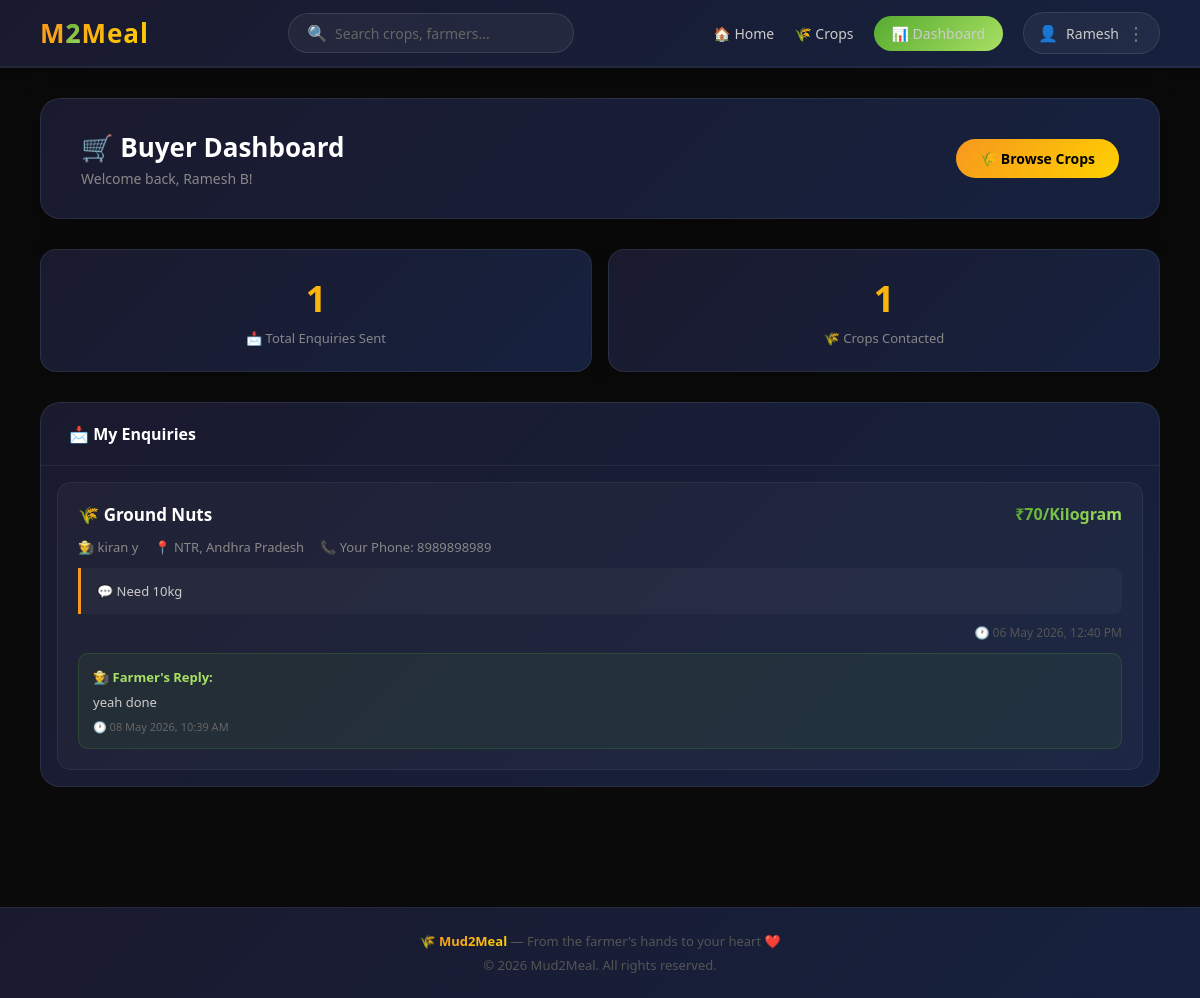
Page /buyer-dashboard/ (signed in) on the committed database.
### market/models.py (models this page shows, shortened)
class Enquiry(models.Model):
    crop    = models.ForeignKey(Crop, on_delete=models.CASCADE, related_name='enquiries')
    buyer   = models.ForeignKey(BuyerProfile, on_delete=models.CASCADE, related_name='enquiries')
    message = models.TextField()
    phone   = models.CharField(max_length=15, blank=True)
    created = models.DateTimeField(auto_now_add=True)
    is_read = models.BooleanField(default=False)
    class Meta:
        ordering            = ['-created']
        verbose_name_plural = 'Enquiries'

class Crop(models.Model):
    UNIT_CHOICES = [
        ('kg',      'Kilogram'),
        ('quintal', 'Quintal'),
        ('ton',     'Ton'),
        ('dozen',   'Dozen'),
        ('piece',   'Piece'),
    ]
    STATUS_CHOICES = [
        ('available',   'Available'),
        ('sold',        'Sold'),
        ('unavailable', 'Unavailable'),
    ]
    farmer      = models.ForeignKey(FarmerProfile, on_delete=models.CASCADE, related_name='crops')
    category    = models.ForeignKey(Category, on_delete=models.SET_NULL, null=True, related_name='crops')
    name        = models.CharField(max_length=200)
    description = models.TextField(blank=True)
    price       = models.CharField(max_length=100)
    unit        = models.CharField(max_length=20, choices=UNIT_CHOICES, default='kg')
    quantity    = models.CharField(max_length=100, blank=True)
    location    = models.CharField(max_length=200, blank=True)
    district    = models.CharField(max_length=100, blank=True)
    state       = models.CharField(max_length=100, blank=True)
    photo       = models.ImageField(upload_to='crops/', blank=True, null=True)
    status      = models.CharField(max_length=20, choices=STATUS_CHOICES, default='available')
    is_featured = models.BooleanField(default=False)
    created_at  = models.DateTimeField(auto_now_add=True)
    class Meta:
        ordering = ['-created_at']

class FarmerProfile(models.Model):
    user        = models.OneToOneField(User, on_delete=models.CASCADE, related_name='farmer')
    phone       = models.CharField(max_length=15, blank=True)
    address     = models.TextField(blank=True)
    district    = models.CharField(max_length=100, blank=True)
    state       = models.CharField(max_length=100, blank=True)
    photo       = models.ImageField(upload_to='farmers/', blank=True, null=True)
    bio         = models.TextField(blank=True)
    farm_id     = models.CharField(max_length=100, blank=True)
    specialty   = models.CharField(max_length=200, blank=True)
    is_verified = models.BooleanField(default=False)

class EnquiryReply(models.Model):
    enquiry = models.OneToOneField(
        Enquiry, on_delete=models.CASCADE, related_name='reply'
    )
    message = models.TextField()
    created = models.DateTimeField(auto_now_add=True)

### market/views.py (the view)
# urls.py: path('buyer-dashboard/',  views.buyer_dashboard,  name='buyer_dashboard'),
@login_required
def buyer_dashboard(request):
    try:
        buyer = request.user.buyer
    except:
        return redirect('/home/')
    enquiries       = Enquiry.objects.filter(buyer=buyer).order_by('-created')
    total_enquiries = enquiries.count()
    return render(request, 'market/buyer_dashboard.html', {
        'buyer'          : buyer,
        'enquiries'      : enquiries,
        'total_enquiries': total_enquiries,
    })

### market/context_processors.py (called while the page is built)
def user_role(request):
    is_farmer = False
    is_buyer  = False
    if request.user.is_authenticated:
        try:
            request.user.farmer
            is_farmer = True
        except:
            pass
        try:
            request.user.buyer
            is_buyer = True
        except:
            pass
    return {
        'is_farmer': is_farmer,
        'is_buyer' : is_buyer,
    }

### market/templates/market/buyer_dashboard.html (shortened to what this page needs)
{% extends "market/base.html" %}
{% block content %}
<div class="dashboard-header">
    <div>
        <h1>🛒 Buyer Dashboard</h1>
        <p>Welcome back, {{ request.user.get_full_name }}!</p>
    </div>
    <a href="/crops/" class="btn-browse">
        🌾 Browse Crops
    </a>
</div>
<div class="stats">
    <div class="stat-card">
        <div class="number">{{ total_enquiries }}</div>
        <div class="label">📩 Total Enquiries Sent</div>
    </div>
    <div class="stat-card">
        <div class="number">{{ enquiries|length }}</div>
        <div class="label">🌾 Crops Contacted</div>
    </div>
</div>
<div class="enquiries-wrap">
    <div class="section-header">
        📩 My Enquiries
    </div>
    {% if enquiries %}
        {% for enquiry in enquiries %}
        <div class="enquiry-card">
            <div class="enquiry-top">
                <div class="enquiry-crop-name">
                    🌾 {{ enquiry.crop.name }}
                </div>
                <div class="enquiry-price">
                    ₹{{ enquiry.crop.price }}/{{ enquiry.crop.get_unit_display }}
                </div>
            </div>
            <div class="enquiry-meta">
                <span>👨‍🌾 {{ enquiry.crop.farmer.user.get_full_name }}</span>
                <span>📍 {{ enquiry.crop.district }}, {{ enquiry.crop.state }}</span>
                <span>📞 Your Phone: {{ enquiry.phone }}</span>
            </div>
            <div class="enquiry-message">
                💬 {{ enquiry.message }}
            </div>
            <div class="enquiry-date">
                🕐 {{ enquiry.created|date:"d M Y, h:i A" }}
            </div>
            {% if enquiry.reply %}
            <div style="background:rgba(86,171,47,0.08);
                        border:1px solid rgba(86,171,47,0.2);
                        border-radius:10px; padding:14px;
                        margin-top:12px;">
                <div style="color:#a8e063; font-size:13px;
                            font-weight:bold; margin-bottom:6px;">
                    👨‍🌾 Farmer's Reply:
                </div>
                <div style="color:#ccc; font-size:13px; line-height:1.6;">
                    {{ enquiry.reply.message }}
                </div>
                <div style="color:#666; font-size:11px; margin-top:6px;">
                    🕐 {{ enquiry.reply.created|date:"d M Y, h:i A" }}
                </div>
            </div>
            {% else %}
            <div style="color:#666; font-size:12px;
                        margin-top:10px; font-style:italic;">
                ⏳ Waiting for farmer's reply...
            </div>
            {% endif %}
        </div>
        {% endfor %}
    {% endif %}
</div>
{% endblock %}

### market/templates/market/base.html (shortened to what this page needs)
<!DOCTYPE html>
<html lang="en">
<head>
</head>
<body>
<nav class="navbar">
    <a href="/home/" class="logo">M<span>2</span>Meal</a>
    <div class="search-bar">
        <span>🔍</span>
        <input type="text"
               placeholder="Search crops, farmers..."
               onkeydown="if(event.key==='Enter') window.location='/crops/?q='+this.value">
    </div>
    <ul class="nav-links">
        <li><a href="/home/">🏠 Home</a></li>
        <li><a href="/crops/">🌾 Crops</a></li>
        {% if user.is_authenticated %}
            <li>
                <a href="/dashboard/" class="btn-dashboard">
                    📊 Dashboard
                </a>
            </li>
            <li class="profile-menu">
                <button class="profile-btn" onclick="toggleMenu()">
                    <span class="profile-icon">👤</span>
                    <span class="profile-name">{{ user.first_name }}</span>
                    <span class="dots">⋮</span>
                </button>
            </li>
        {% else %}
            <li><a href="/login/" class="btn-login">Login</a></li>
            <li><a href="/register/" class="btn-register">
                Join as Farmer/Buyer
            </a></li>
        {% endif %}
    </ul>
</nav>
<div class="main">
    {% block content %}{% endblock %}
</div>
<footer class="footer">
    <p>🌾 <span class="highlight">Mud2Meal</span> — From the farmer's hands to your heart ❤️</p>
    <p style="margin-top:6px;">© 2026 Mud2Meal. All rights reserved.</p>
</footer>
</body>
</html>

### market/templates/market/base.html (style rules this page uses)
* { margin: 0; padding: 0; box-sizing: border-box; font-family: 'Segoe UI', sans-serif; }
body { background: #0a0a0a; color: #e0e0e0; }
.navbar { background: linear-gradient(135deg, #1a1a2e, #16213e); padding: 0 40px; height: 68px; display: flex; align-items: center; justify-content: space-between; position: sticky; top: 0; z-index: 100; border-bottom: 2px solid rgba(255,255,255,0.05); box-shadow: 0 4px 20px rgba(0,0,0,0.3); }
.logo { font-size: 26px; font-weight: 900; text-decoration: none; background: linear-gradient(135deg, #f7971e, #ffd200); -webkit-background-clip: text; background-clip: text; -webkit-text-fill-color: transparent; letter-spacing: 1px; }
.logo span { background: linear-gradient(135deg, #56ab2f, #a8e063); -webkit-background-clip: text; background-clip: text; -webkit-text-fill-color: transparent; }
.search-bar { display: flex; align-items: center; background: rgba(255,255,255,0.05); border: 1px solid rgba(255,255,255,0.1); border-radius: 25px; padding: 8px 18px; gap: 8px; transition: border 0.2s; }
.search-bar input { background: none; border: none; outline: none; color: #fff; font-size: 14px; width: 220px; }
.search-bar input::placeholder { color: #666; }
.nav-links { display: flex; align-items: center; gap: 20px; list-style: none; }
.nav-links a { color: #ccc; text-decoration: none; font-size: 14px; font-weight: 500; transition: color 0.2s; }
.btn-dashboard { background: linear-gradient(135deg, #56ab2f, #a8e063); color: #000; padding: 8px 18px; border-radius: 25px; text-decoration: none; font-size: 13px; font-weight: bold; transition: opacity 0.2s; }
.main { padding: 30px 40px; max-width: 1400px; margin: 0 auto; }
.footer { background: linear-gradient(135deg, #1a1a2e, #16213e); text-align: center; padding: 24px; color: #555; font-size: 13px; border-top: 1px solid rgba(255,255,255,0.05); margin-top: 60px; }
.footer .highlight { background: linear-gradient(135deg, #f7971e, #ffd200); -webkit-background-clip: text; background-clip: text; -webkit-text-fill-color: transparent; font-weight: bold; }
.profile-menu { position: relative; }
.profile-btn { display: flex; align-items: center; gap: 8px; background: rgba(255,255,255,0.05); border: 1px solid rgba(255,255,255,0.1); border-radius: 25px; padding: 8px 14px; color: #ccc; font-size: 14px; cursor: pointer; transition: all 0.2s; }
.profile-icon { font-size: 16px; }
.profile-name { font-weight: 500; }
.dots { font-size: 18px; color: #888; }

### rows in the picture
Enquiry: crop.name "Ground Nuts", crop.price "70", crop.unit "Kilogram", crop.farmer.user.get_full_name "kiran y", crop.district "NTR", crop.state "Andhra Pradesh", phone "8989898989", message "Need 10kg", created "06 May 2026, 12:40 PM", reply.message "yeah done", reply.created "08 May 2026, 10:39 AM"

### other values in the picture
{{ user.first_name }} "Ramesh"
{{ request.user.get_full_name }} "Ramesh B"
{{ total_enquiries }} "1"
{{ enquiries|length }} "1"
